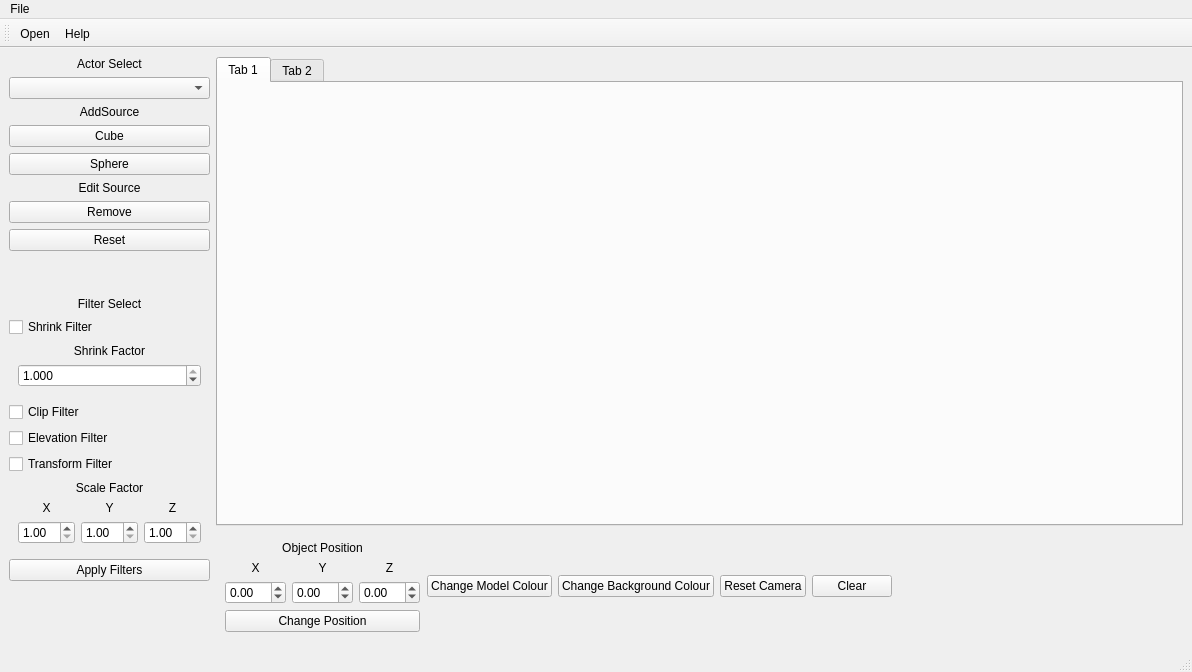
<?xml version="1.0" encoding="UTF-8"?>
<ui version="4.0">
 <class>MainWindow</class>
 <widget class="QMainWindow" name="MainWindow">
  <property name="geometry">
   <rect>
    <x>0</x>
    <y>0</y>
    <width>1192</width>
    <height>672</height>
   </rect>
  </property>
  <property name="windowTitle">
   <string>MainWindow</string>
  </property>
  <widget class="QWidget" name="centralwidget">
   <layout class="QHBoxLayout" name="horizontalLayout_2">
    <item>
     <layout class="QVBoxLayout" name="verticalLayout_Actor_Section">
      <property name="bottomMargin">
       <number>9</number>
      </property>
      <item>
       <widget class="QLabel" name="Lbl_Actor">
        <property name="text">
         <string>Actor Select</string>
        </property>
        <property name="textFormat">
         <enum>Qt::AutoText</enum>
        </property>
        <property name="alignment">
         <set>Qt::AlignCenter</set>
        </property>
       </widget>
      </item>
      <item>
       <widget class="QComboBox" name="comboBox_Actors">
        <property name="modelColumn">
         <number>0</number>
        </property>
       </widget>
      </item>
      <item>
       <widget class="QLabel" name="Lbl_AddSource">
        <property name="text">
         <string>AddSource</string>
        </property>
        <property name="alignment">
         <set>Qt::AlignCenter</set>
        </property>
       </widget>
      </item>
      <item>
       <widget class="QPushButton" name="Btn_Cube">
        <property name="text">
         <string>Cube</string>
        </property>
       </widget>
      </item>
      <item>
       <widget class="QPushButton" name="Btn_Sphere">
        <property name="text">
         <string>Sphere</string>
        </property>
       </widget>
      </item>
      <item>
       <widget class="QLabel" name="Lbl_Change">
        <property name="text">
         <string>Edit Source</string>
        </property>
        <property name="alignment">
         <set>Qt::AlignCenter</set>
        </property>
       </widget>
      </item>
      <item>
       <widget class="QPushButton" name="Btn_Remove">
        <property name="text">
         <string>Remove</string>
        </property>
       </widget>
      </item>
      <item>
       <widget class="QPushButton" name="Btn_Reset">
        <property name="text">
         <string>Reset</string>
        </property>
       </widget>
      </item>
      <item>
       <spacer name="ActorSpacer">
        <property name="orientation">
         <enum>Qt::Vertical</enum>
        </property>
        <property name="sizeType">
         <enum>QSizePolicy::Maximum</enum>
        </property>
        <property name="sizeHint" stdset="0">
         <size>
          <width>20</width>
          <height>40</height>
         </size>
        </property>
       </spacer>
      </item>
      <item>
       <widget class="QLabel" name="Lbl_Filter">
        <property name="text">
         <string>Filter Select</string>
        </property>
        <property name="alignment">
         <set>Qt::AlignCenter</set>
        </property>
       </widget>
      </item>
      <item>
       <widget class="QCheckBox" name="checkBox_Shrink">
        <property name="text">
         <string>Shrink Filter</string>
        </property>
       </widget>
      </item>
      <item>
       <widget class="QWidget" name="verticalWidget_Shrink" native="true">
        <layout class="QVBoxLayout" name="verticalLayout_3">
         <property name="topMargin">
          <number>1</number>
         </property>
         <item>
          <widget class="QLabel" name="Lbl_Shrink_Filter">
           <property name="text">
            <string>Shrink Factor</string>
           </property>
           <property name="alignment">
            <set>Qt::AlignCenter</set>
           </property>
          </widget>
         </item>
         <item>
          <widget class="QDoubleSpinBox" name="doubleSpinBox">
           <property name="decimals">
            <number>3</number>
           </property>
           <property name="minimum">
            <double>0.000000000000000</double>
           </property>
           <property name="maximum">
            <double>1.000000000000000</double>
           </property>
           <property name="singleStep">
            <double>0.100000000000000</double>
           </property>
           <property name="value">
            <double>1.000000000000000</double>
           </property>
          </widget>
         </item>
        </layout>
       </widget>
      </item>
      <item>
       <widget class="QCheckBox" name="checkBox_Clip">
        <property name="text">
         <string>Clip Filter</string>
        </property>
       </widget>
      </item>
      <item>
       <widget class="QCheckBox" name="checkBox_Elevation">
        <property name="text">
         <string>Elevation Filter</string>
        </property>
       </widget>
      </item>
      <item>
       <widget class="QCheckBox" name="checkBox_Transform">
        <property name="text">
         <string>Transform Filter</string>
        </property>
       </widget>
      </item>
      <item>
       <widget class="QWidget" name="verticalWidget_Transform" native="true">
        <layout class="QVBoxLayout" name="verticalLayout_14">
         <property name="topMargin">
          <number>1</number>
         </property>
         <item>
          <widget class="QLabel" name="Lbl_Transform">
           <property name="text">
            <string>Scale Factor</string>
           </property>
           <property name="alignment">
            <set>Qt::AlignCenter</set>
           </property>
          </widget>
         </item>
         <item>
          <layout class="QHBoxLayout" name="horizontalLayout_Transform">
           <property name="topMargin">
            <number>0</number>
           </property>
           <property name="rightMargin">
            <number>0</number>
           </property>
           <property name="bottomMargin">
            <number>0</number>
           </property>
           <item>
            <layout class="QVBoxLayout" name="verticalLayout_Scale_X">
             <property name="topMargin">
              <number>0</number>
             </property>
             <item>
              <widget class="QLabel" name="label">
               <property name="text">
                <string>X</string>
               </property>
               <property name="alignment">
                <set>Qt::AlignCenter</set>
               </property>
              </widget>
             </item>
             <item>
              <widget class="QDoubleSpinBox" name="doubleSpinBox_X_Transform">
               <property name="minimum">
                <double>1.000000000000000</double>
               </property>
              </widget>
             </item>
            </layout>
           </item>
           <item>
            <layout class="QVBoxLayout" name="verticalLayout_Scale_Y">
             <item>
              <widget class="QLabel" name="label_2">
               <property name="text">
                <string>Y</string>
               </property>
               <property name="alignment">
                <set>Qt::AlignCenter</set>
               </property>
              </widget>
             </item>
             <item>
              <widget class="QDoubleSpinBox" name="doubleSpinBox_Y_Transform">
               <property name="minimum">
                <double>1.000000000000000</double>
               </property>
              </widget>
             </item>
            </layout>
           </item>
           <item>
            <layout class="QVBoxLayout" name="verticalLayout_Scale_Z">
             <property name="rightMargin">
              <number>0</number>
             </property>
             <item>
              <widget class="QLabel" name="label_3">
               <property name="text">
                <string>Z</string>
               </property>
               <property name="alignment">
                <set>Qt::AlignCenter</set>
               </property>
              </widget>
             </item>
             <item>
              <widget class="QDoubleSpinBox" name="doubleSpinBox_Z_Transform">
               <property name="minimum">
                <double>1.000000000000000</double>
               </property>
              </widget>
             </item>
            </layout>
           </item>
          </layout>
         </item>
        </layout>
       </widget>
      </item>
      <item>
       <widget class="QPushButton" name="Btn_Filter">
        <property name="text">
         <string>Apply Filters</string>
        </property>
       </widget>
      </item>
      <item>
       <spacer name="FilterSpacer">
        <property name="orientation">
         <enum>Qt::Vertical</enum>
        </property>
        <property name="sizeHint" stdset="0">
         <size>
          <width>20</width>
          <height>40</height>
         </size>
        </property>
       </spacer>
      </item>
     </layout>
    </item>
    <item>
     <layout class="QVBoxLayout" name="verticalLayout_VTK_Widget">
      <item>
       <widget class="QTabWidget" name="tabWidget">
        <property name="currentIndex">
         <number>0</number>
        </property>
        <widget class="QWidget" name="tab">
         <attribute name="title">
          <string>Tab 1</string>
         </attribute>
         <layout class="QHBoxLayout" name="horizontalLayout_5">
          <item>
           <widget class="QVTKOpenGLWidget" name="qvtkWidget_Tab1" native="true">
            <property name="minimumSize">
             <size>
              <width>600</width>
              <height>400</height>
             </size>
            </property>
           </widget>
          </item>
         </layout>
        </widget>
        <widget class="QWidget" name="tab_2">
         <attribute name="title">
          <string>Tab 2</string>
         </attribute>
         <layout class="QHBoxLayout" name="horizontalLayout_6">
          <item>
           <widget class="QVTKOpenGLWidget" name="qvtkWidget_Tab2" native="true"/>
          </item>
         </layout>
        </widget>
       </widget>
      </item>
      <item>
       <layout class="QHBoxLayout" name="horizontalLayout_Object_And_Project">
        <property name="topMargin">
         <number>0</number>
        </property>
        <item>
         <widget class="QWidget" name="HorizontalWidget_Position" native="true">
          <layout class="QHBoxLayout" name="horizontalLayout_Position">
           <property name="rightMargin">
            <number>1</number>
           </property>
           <item>
            <layout class="QVBoxLayout" name="verticalLayout_Position">
             <property name="rightMargin">
              <number>0</number>
             </property>
             <item>
              <widget class="QLabel" name="Lbl_Position">
               <property name="text">
                <string>Object Position</string>
               </property>
               <property name="alignment">
                <set>Qt::AlignCenter</set>
               </property>
              </widget>
             </item>
             <item>
              <layout class="QHBoxLayout" name="horizontalLayout_Position_Spin_Boxes">
               <item>
                <layout class="QVBoxLayout" name="verticalLayout_Spinbox_X">
                 <item>
                  <widget class="QLabel" name="Lbl_X_Position">
                   <property name="text">
                    <string>X</string>
                   </property>
                   <property name="alignment">
                    <set>Qt::AlignCenter</set>
                   </property>
                  </widget>
                 </item>
                 <item>
                  <widget class="QDoubleSpinBox" name="doubleSpinBox_X">
                   <property name="minimum">
                    <double>-99.989999999999995</double>
                   </property>
                  </widget>
                 </item>
                </layout>
               </item>
               <item>
                <layout class="QVBoxLayout" name="verticalLayout_Spinbox_Y">
                 <property name="rightMargin">
                  <number>0</number>
                 </property>
                 <item>
                  <widget class="QLabel" name="Lbl_Y_Position">
                   <property name="text">
                    <string>Y</string>
                   </property>
                   <property name="alignment">
                    <set>Qt::AlignCenter</set>
                   </property>
                  </widget>
                 </item>
                 <item>
                  <widget class="QDoubleSpinBox" name="doubleSpinBox_Y">
                   <property name="minimum">
                    <double>-99.989999999999995</double>
                   </property>
                  </widget>
                 </item>
                </layout>
               </item>
               <item>
                <layout class="QVBoxLayout" name="verticalLayout_Spinbox_X_2">
                 <item>
                  <widget class="QLabel" name="Lbl_Z_Position">
                   <property name="text">
                    <string>Z</string>
                   </property>
                   <property name="alignment">
                    <set>Qt::AlignCenter</set>
                   </property>
                  </widget>
                 </item>
                 <item>
                  <widget class="QDoubleSpinBox" name="doubleSpinBox_Z">
                   <property name="minimum">
                    <double>-99.989999999999995</double>
                   </property>
                  </widget>
                 </item>
                </layout>
               </item>
              </layout>
             </item>
             <item>
              <widget class="QPushButton" name="Btn_Position">
               <property name="text">
                <string>Change Position</string>
               </property>
              </widget>
             </item>
            </layout>
           </item>
          </layout>
         </widget>
        </item>
        <item>
         <widget class="QPushButton" name="Btn_Model_Colour">
          <property name="text">
           <string>Change Model Colour</string>
          </property>
         </widget>
        </item>
        <item>
         <widget class="QPushButton" name="Btn_Change_Background">
          <property name="text">
           <string>Change Background Colour</string>
          </property>
         </widget>
        </item>
        <item>
         <widget class="QPushButton" name="Btn_Camera_Reset">
          <property name="text">
           <string>Reset Camera</string>
          </property>
         </widget>
        </item>
        <item>
         <widget class="QPushButton" name="Btn_Clear">
          <property name="text">
           <string>Clear</string>
          </property>
         </widget>
        </item>
        <item>
         <spacer name="ObjectSpacer">
          <property name="orientation">
           <enum>Qt::Horizontal</enum>
          </property>
          <property name="sizeHint" stdset="0">
           <size>
            <width>40</width>
            <height>20</height>
           </size>
          </property>
         </spacer>
        </item>
       </layout>
      </item>
     </layout>
    </item>
   </layout>
  </widget>
  <widget class="QMenuBar" name="menubar">
   <property name="geometry">
    <rect>
     <x>0</x>
     <y>0</y>
     <width>1192</width>
     <height>21</height>
    </rect>
   </property>
   <widget class="QMenu" name="menuFile">
    <property name="title">
     <string>File</string>
    </property>
    <addaction name="actionFileOpen"/>
   </widget>
   <addaction name="menuFile"/>
  </widget>
  <widget class="QStatusBar" name="statusbar"/>
  <widget class="QToolBar" name="toolBar">
   <property name="windowTitle">
    <string>toolBar</string>
   </property>
   <attribute name="toolBarArea">
    <enum>TopToolBarArea</enum>
   </attribute>
   <attribute name="toolBarBreak">
    <bool>false</bool>
   </attribute>
   <addaction name="actionFileOpen"/>
   <addaction name="actionHelp"/>
  </widget>
  <action name="actionFileOpen">
   <property name="icon">
    <iconset resource="Icons/icons.qrc">
     <normaloff>:/Icons/fileopen.png</normaloff>:/Icons/fileopen.png</iconset>
   </property>
   <property name="text">
    <string>Open</string>
   </property>
  </action>
  <action name="actionHelp">
   <property name="icon">
    <iconset resource="Icons/icons.qrc">
     <normaloff>:/Icons/help.png</normaloff>:/Icons/help.png</iconset>
   </property>
   <property name="text">
    <string>Help</string>
   </property>
  </action>
 </widget>
 <customwidgets>
  <customwidget>
   <class>QVTKOpenGLWidget</class>
   <extends>QWidget</extends>
   <header>QVTKOpenGLWidget.h</header>
  </customwidget>
 </customwidgets>
 <resources>
  <include location="Icons/icons.qrc"/>
 </resources>
 <connections/>
</ui>
